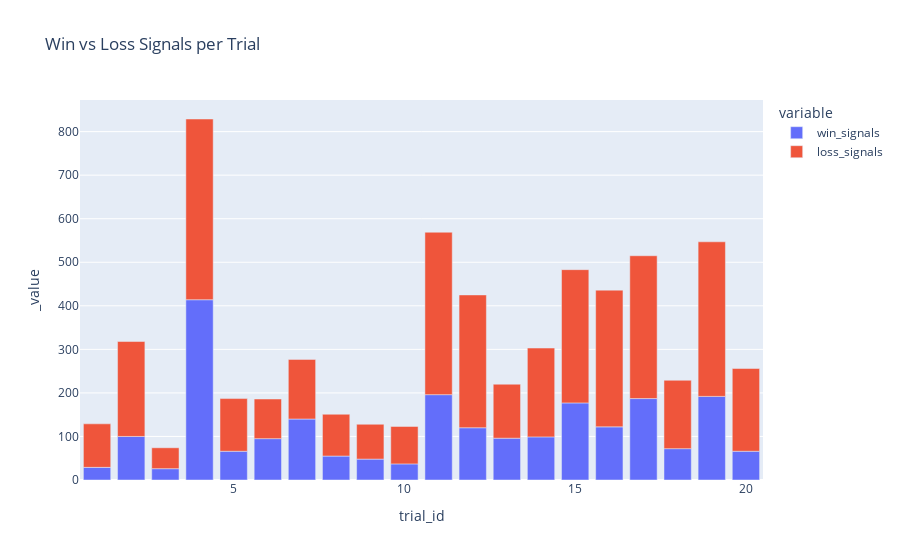

The code cell stored with this chart in its notebook:
### Markdown cell above
### Stacked Bar Chart for Win Signals vs Total Positions
A stacked bar chart displaying the ratio of win signals to total positions for each trial. This helps in visualizing the efficiency and effectiveness of each trial.

### Code cell
df['loss_signals'] = df['total_positions'] - df['win_signals']
fig = px.bar(df, x='trial_id', y=['win_signals', 'loss_signals'], title='Win vs Loss Signals per Trial', labels={'value':'Number of Signals'}, hover_data=['total_positions'])
fig.show()

### Figure 1 — Plotly figure (JSON) as saved in the notebook; plotly's stock layout.template omitted (floating-point values rounded to 4 significant figures)
{"data": [{"alignmentgroup": "True", "customdata": [[129], [318], [74], [829], [187], [186], [277], [151], [128], [123], [569], [425], [220], [303], [483], [436], [515], [229], [547], [256]], "hovertemplate": "variable=win_signals<br>trial_id=%{x}<br>_value=%{y}<br>total_positions=%{customdata[0]}<extra></extra>", "legendgroup": "win_signals", "marker": {"color": "#636efa", "pattern": {"shape": ""}}, "name": "win_signals", "offsetgroup": "win_signals", "orientation": "v", "showlegend": true, "textposition": "auto", "x": [1, 2, 3, 4, 5, 6, 7, 8, 9, 10, 11, 12, 13, 14, 15, 16, 17, 18, 19, 20], "xaxis": "x", "y": [29, 100, 26, 414, 66, 95, 140, 55, 48, 37, 196, 120, 96, 99, 177, 122, 187, 72, 192, 66], "yaxis": "y", "type": "bar"}, {"alignmentgroup": "True", "customdata": [[129], [318], [74], [829], [187], [186], [277], [151], [128], [123], [569], [425], [220], [303], [483], [436], [515], [229], [547], [256]], "hovertemplate": "variable=loss_signals<br>trial_id=%{x}<br>_value=%{y}<br>total_positions=%{customdata[0]}<extra></extra>", "legendgroup": "loss_signals", "marker": {"color": "#EF553B", "pattern": {"shape": ""}}, "name": "loss_signals", "offsetgroup": "loss_signals", "orientation": "v", "showlegend": true, "textposition": "auto", "x": [1, 2, 3, 4, 5, 6, 7, 8, 9, 10, 11, 12, 13, 14, 15, 16, 17, 18, 19, 20], "xaxis": "x", "y": [100, 218, 48, 415, 121, 91, 137, 96, 80, 86, 373, 305, 124, 204, 306, 314, 328, 157, 355, 190], "yaxis": "y", "type": "bar"}], "layout": {"xaxis": {"anchor": "y", "domain": [0.0, 1.0], "title": {"text": "trial_id"}}, "yaxis": {"anchor": "x", "domain": [0.0, 1.0], "title": {"text": "_value"}}, "legend": {"title": {"text": "variable"}, "tracegroupgap": 0}, "title": {"text": "Win vs Loss Signals per Trial"}, "barmode": "relative"}}
